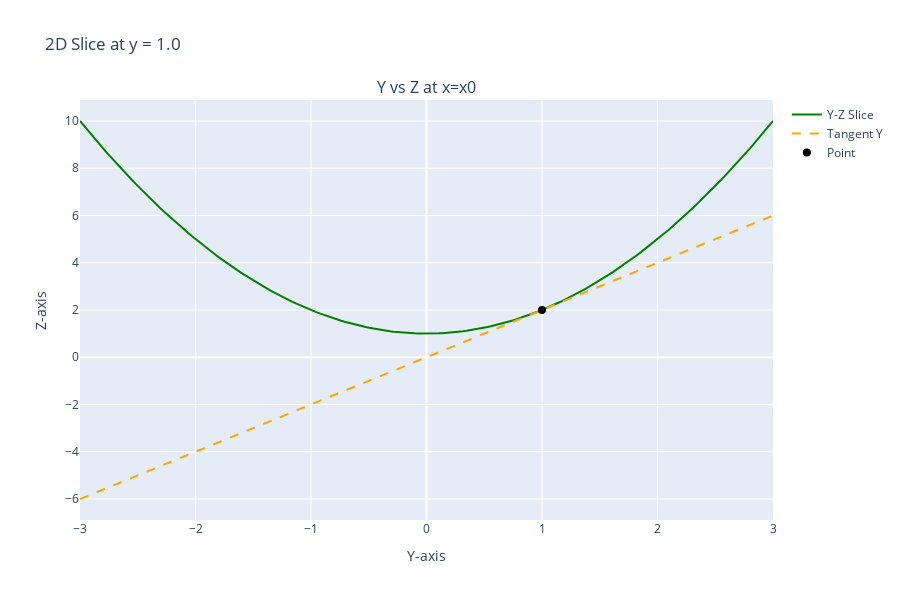

Notebook cell for this chart:
### Markdown cell above
2. **Y–Z slice at $x=x_0$**:

$$
z(y) = x_0^2 + y^2
$$

- The dashed orange line is the **tangent at $y_0$**, slope $\frac{\partial z}{\partial y} = 2 y_0$.
- The black dot indicates the chosen point.

### Code cell
fig_2d = make_subplots(rows=1, cols=1, subplot_titles=("Y vs Z at x=x0", ))

# Y-Z slice
y_slice = np.linspace(-3, 3, 200)
z_yslice = f(x0, y_slice)
z_tangent_y = z0 + dz_dy * (y_slice - y0)  # tangent line

fig_2d.add_trace(go.Scatter(x=y_slice, y=z_yslice, mode="lines", line=dict(color="green"), name="Y-Z Slice"), row=1, col=1)
fig_2d.add_trace(go.Scatter(x=y_slice, y=z_tangent_y, mode="lines", line=dict(color="orange", dash="dash"), name="Tangent Y"), row=1, col=1)
fig_2d.add_trace(go.Scatter(x=[y0], y=[z0], mode="markers", marker=dict(color="black", size=8), name="Point"), row=1, col=1)

fig_2d.update_layout(
    title="2D Slice at y = {}".format(x0),
    xaxis_title="Y-axis",
    yaxis_title="Z-axis",
    width=900,
    height=600
)

fig_2d.show()

### Figure 1 — Plotly figure (JSON) as saved in the notebook; plotly's stock layout.template omitted (floating-point values rounded to 4 significant figures; data arrays with more than 128 entries replaced by an {"elided": "..."} marker saying what was removed)
{"data": [{"line": {"color": "green"}, "mode": "lines", "name": "Y-Z Slice", "type": "scatter", "x": {"elided": "200 float values"}, "xaxis": "x", "y": {"elided": "200 float values"}, "yaxis": "y"}, {"line": {"color": "orange", "dash": "dash"}, "mode": "lines", "name": "Tangent Y", "type": "scatter", "x": {"elided": "200 float values"}, "xaxis": "x", "y": {"elided": "200 float values"}, "yaxis": "y"}, {"marker": {"color": "black", "size": 8}, "mode": "markers", "name": "Point", "type": "scatter", "x": [1], "xaxis": "x", "y": [2], "yaxis": "y"}], "layout": {"annotations": [{"font": {"size": 16}, "showarrow": false, "text": "Y vs Z at x=x0", "x": 0.5, "xanchor": "center", "xref": "paper", "y": 1, "yanchor": "bottom", "yref": "paper"}], "height": 600, "title": {"text": "2D Slice at y = 1.0"}, "width": 900, "xaxis": {"anchor": "y", "domain": [0, 1], "title": {"text": "Y-axis"}}, "yaxis": {"anchor": "x", "domain": [0, 1], "title": {"text": "Z-axis"}}}}
